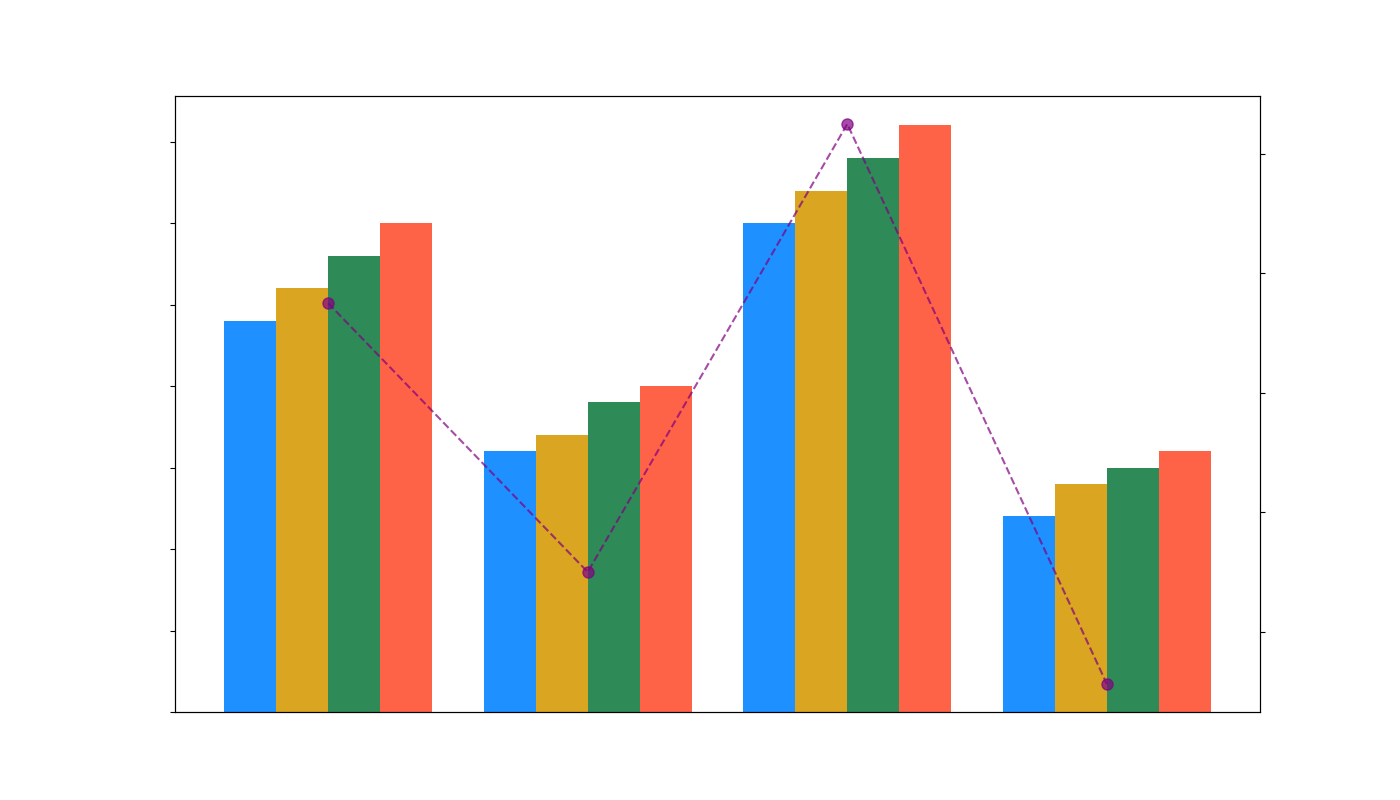

Reproduce this figure in Python.
import matplotlib.pyplot as plt
import numpy as np

categories = ["Apples", "Bananas", "Oranges", "Plums"]
q1_sales = [120, 80, 150, 60]
q2_sales = [130, 85, 160, 70]
q3_sales = [140, 95, 170, 75]
q4_sales = [150, 100, 180, 80]
avg_sales_per_quarter = np.mean([q1_sales, q2_sales, q3_sales, q4_sales], axis=0)

fig, ax1 = plt.subplots(figsize=(14, 8))
width = 0.2
x = np.arange(len(categories))

ax1.bar(x - 1.5*width, q1_sales, width, color='dodgerblue')
ax1.bar(x - 0.5*width, q2_sales, width, color='goldenrod')
ax1.bar(x + 0.5*width, q3_sales, width, color='seagreen')
ax1.bar(x + 1.5*width, q4_sales, width, color='tomato')

ax1.set_xticks([])
ax1.tick_params(axis='y', labelleft=False)

ax2 = ax1.twinx()
ax2.plot(categories, avg_sales_per_quarter, color='purple', linestyle='--', marker='o', markersize=8, alpha=0.7)
ax2.tick_params(axis='y', labelright=False)

plt.show()
